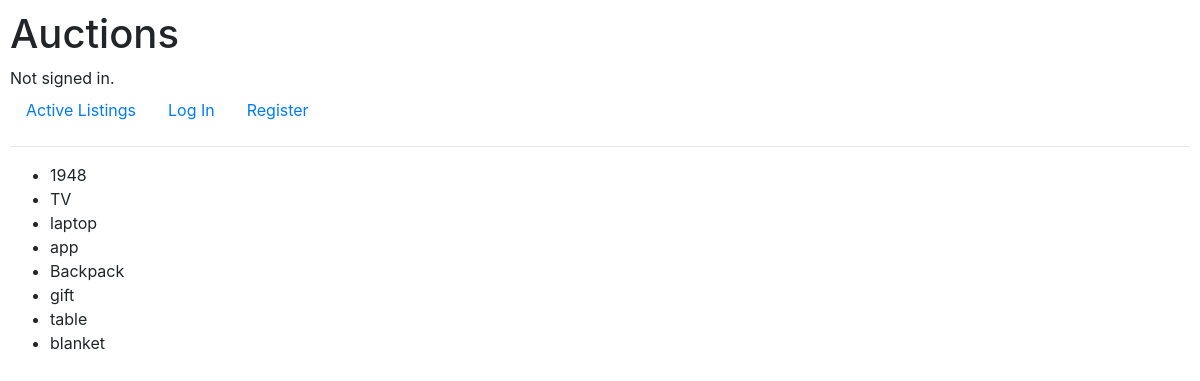
Screenshot of /list_category/2 with the database file from the repository.
### auctions/models.py (models this page shows)
class Listings(models.Model):
    title = models.CharField(blank=False, max_length=30)
    description = models.CharField(blank=True, max_length=100)
    active = models.BooleanField(null=False)
    picture = models.ImageField(upload_to='media/', null=True, blank= True)
    category = models.ForeignKey(Category, on_delete = models.CASCADE)
    start_bid = models.IntegerField(blank=False, default=1)
    watchlist = models.ManyToManyField(User, blank=True, related_name="watchlist")
    def __str__(self):
        return f"{self.title} {self.description}, {self.category}, {self.start_bid}, {self.picture}, {self.watchlist}"

### auctions/views.py (the view)
# urls.py: path("list_category/<category_id>", views.list_category, name="list_category"),
def list_category(request, category_id):
    category_list = Category.objects.get(pk=category_id)
    print(category_list)
    list = Listings.objects.filter(category=category_list)
    print(list)
    return render(request, "auctions/list_category.html",{
        "list": list
    })

### auctions/models.py (called while the page is built)
    def __str__(self):
        return f"{self.category_name}"

### auctions/templates/auctions/list_category.html
{% extends 'auctions/layout.html' %}
{% block body %}
    <ul>
        {% for item in list %}
        <li>{{ item.title }}</li>
        {% endfor %}
    </ul>
{% endblock %}

### auctions/static/auctions/styles.css (style rules this page uses)
body { padding: 10px; }

### rows the page displays
Listings: title "1948"
Listings: title "TV"
Listings: title "laptop"
Listings: title "app"
Listings: title "Backpack"
Listings: title "gift"
Listings: title "table"
Listings: title "blanket"
